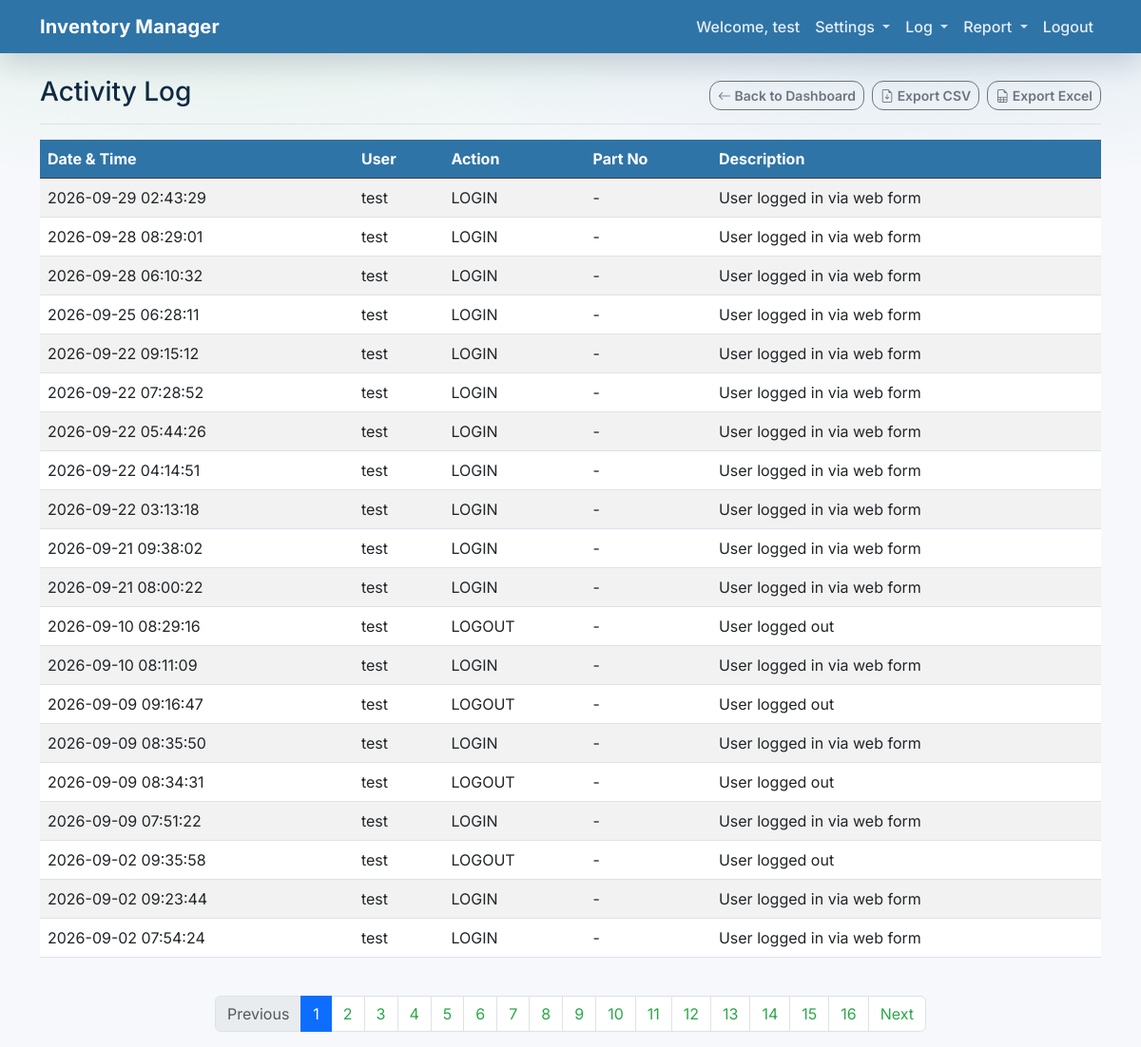
Before: /activity-log (signed in) with the older database file.
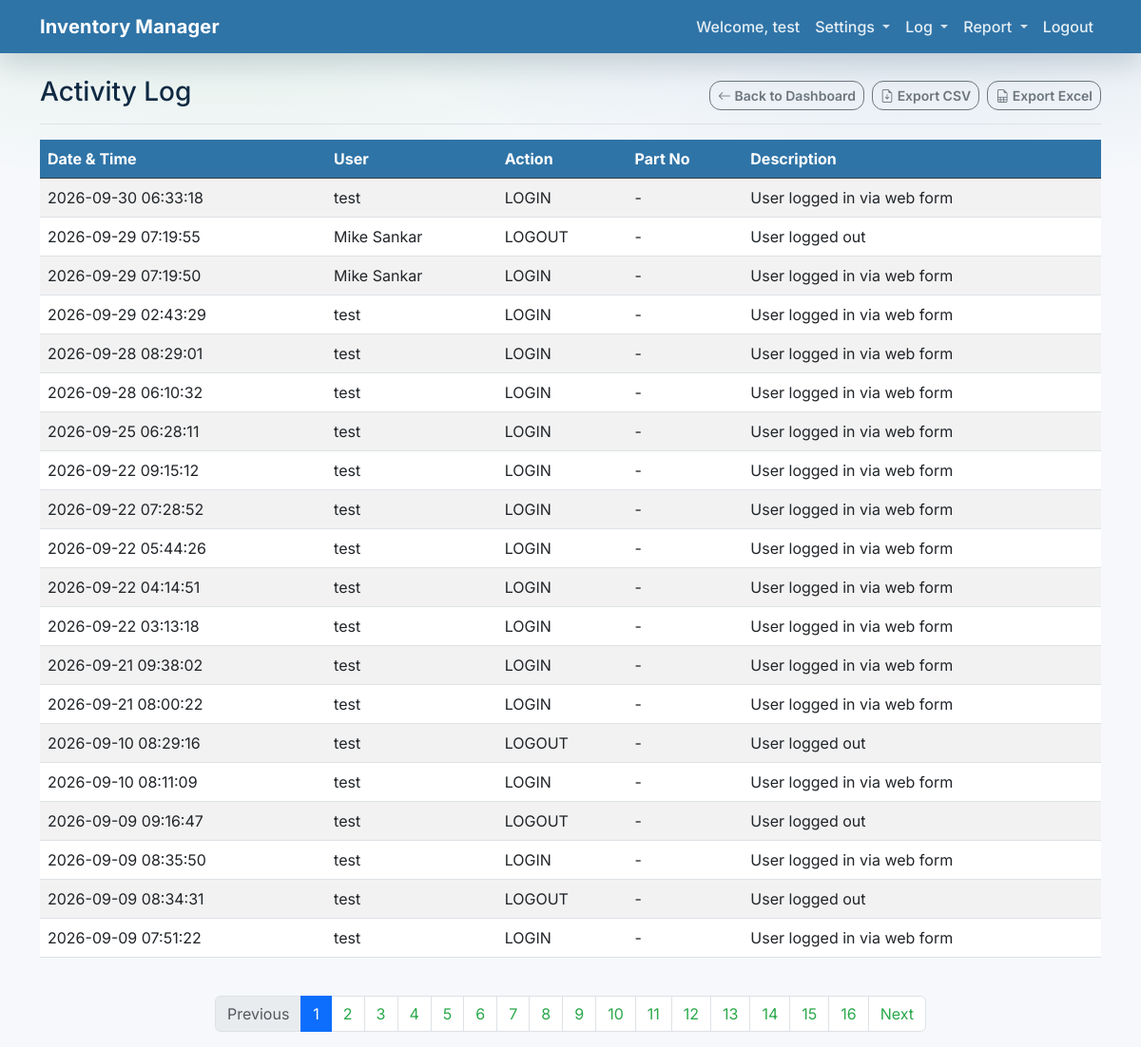
After: the same page with the newer database file.
### app/models.py (models this page shows)
class User(Base):
    __tablename__ = "users"
    id = Column(Integer, primary_key=True, index=True)
    email = Column(String, unique=True, index=True)
    hashed_password = Column(String)
    full_name = Column(String, nullable=True)
    is_active = Column(Boolean, default=True)
    is_admin = Column(Boolean, default=False)

class ActivityLog(Base):
    __tablename__ = "activity_logs"
    id = Column(Integer, primary_key=True, index=True)
    user_id = Column(Integer, ForeignKey("users.id"), nullable=True)
    action = Column(String, index=True)
    part_id = Column(Integer, ForeignKey("sku_parts.id"), nullable=True)
    description = Column(String, nullable=True)
    created_at = Column(DateTime(timezone=True), server_default=func.now())
    user = relationship("User")
    part = relationship("SkuPart")

### app/main.py (the view)
@app.get("/activity-log", response_class=HTMLResponse)
async def activity_log(
    request: Request,
    page: int = 1,
    limit: int = 20,
    db: Session = Depends(get_db),
):
    user = await auth.get_current_user_from_cookie(request, db)
    if not user:
        return RedirectResponse(url="/login?session_expired=true")
    skip = (page - 1) * limit
    logs, total_count = crud.get_activity_logs(db, skip=skip, limit=limit)
    total_pages = (total_count + limit - 1) // limit
    return templates.TemplateResponse(
        request,
        "activity_log.html",
        {
            "request": request,
            "user": user,
            "logs": logs,
            "page": page,
            "limit": limit,
            "total_pages": total_pages,
            "total_count": total_count,
        },
    )

### app/templates/activity_log.html (shortened to what this page needs)
{% extends "base.html" %}
{% block content %}
<div class="d-flex justify-content-between flex-wrap flex-md-nowrap align-items-center pb-2 mb-3 border-bottom">
    <h2 class="h3">Activity Log</h2>
    <div class="btn-toolbar mb-2 mb-md-0 gap-2">
        <a href="/" class="btn btn-outline-secondary btn-sm">
            <i class="bi bi-arrow-left"></i> Back to Dashboard
        </a>
        <a href="/export/activity-log.csv" class="btn btn-sm btn-outline-secondary">
            <i class="bi bi-file-earmark-arrow-down"></i> Export CSV
        </a>
        <a href="/export/activity-log.xlsx" class="btn btn-sm btn-outline-secondary">
            <i class="bi bi-file-earmark-spreadsheet"></i> Export Excel
        </a>
    </div>
</div>
<div class="table-responsive">
    <table class="table table-striped table-hover align-middle">
        <thead class="table-dark">
            <tr>
                <th scope="col">Date &amp; Time</th>
                <th scope="col">User</th>
                <th scope="col">Action</th>
                <th scope="col">Part No</th>
                <th scope="col">Description</th>
            </tr>
        </thead>
        <tbody>
            {% for log in logs %}
            <tr>
                <td>{{ log.created_at.strftime("%Y-%m-%d %H:%M:%S") if log.created_at else "" }}</td>
                <td>{{ log.user.full_name or log.user.email if log.user else "-" }}</td>
                <td>{{ log.action }}</td>
                <td>{{ log.part.sku if log.part else "-" }}</td>
                <td>{{ log.description or "" }}</td>
            </tr>
            {% else %}
            <tr>
                <td colspan="5" class="text-center py-4 text-muted">
                    No activity recorded yet.
                </td>
            </tr>
            {% endfor %}
        </tbody>
    </table>
</div>
<nav aria-label="Activity log pagination" class="mt-4">
    <ul class="pagination justify-content-center">
        <li class="page-item {% if page == 1 %}disabled{% endif %}">
            <a class="page-link" href="/activity-log?page={{ page - 1 }}&limit={{ limit }}">Previous</a>
        </li>
        {% for p in range(1, total_pages + 1) %}
        <li class="page-item {% if p == page %}active{% endif %}">
            <a class="page-link" href="/activity-log?page={{ p }}&limit={{ limit }}">{{ p }}</a>
        </li>
        {% endfor %}
        <li class="page-item {% if page == total_pages %}disabled{% endif %}">
            <a class="page-link" href="/activity-log?page={{ page + 1 }}&limit={{ limit }}">Next</a>
        </li>
    </ul>
</nav>
{% endblock %}

### app/templates/base.html (shortened to what this page needs)
<!DOCTYPE html>
<html lang="en">
<head>
    <link href="https://cdn.jsdelivr.net/npm/bootstrap@5.3.0/dist/css/bootstrap.min.css" rel="stylesheet">
    <link rel="stylesheet" href="https://cdn.jsdelivr.net/npm/bootstrap-icons@1.11.0/font/bootstrap-icons.css">
    <link rel="stylesheet" href="https://cdn.jsdelivr.net/npm/ag-grid-community/styles/ag-grid.css">
</head>
<body>
    {% block body_content %}
    <nav class="navbar navbar-expand-lg navbar-dark bg-primary mb-4">
        <div class="container">
            <a class="navbar-brand" href="/">Inventory Manager</a>
            <div class="collapse navbar-collapse" id="navbarNav">
                <ul class="navbar-nav ms-auto">
                    {% if user %}
                    <li class="nav-item">
                        <span class="nav-link text-white">Welcome, {{ user.full_name or user.email }}</span>
                    </li>
                    <li class="nav-item dropdown">
                        <a class="nav-link dropdown-toggle" href="#" id="settingsDropdown" role="button" data-bs-toggle="dropdown" aria-expanded="false">
                            Settings
                        </a>
                    </li>
                    <li class="nav-item dropdown">
                        <a class="nav-link dropdown-toggle" href="#" id="logDropdown" role="button" data-bs-toggle="dropdown" aria-expanded="false">
                            Log
                        </a>
                    </li>
                    <li class="nav-item dropdown">
                        <a class="nav-link dropdown-toggle" href="#" id="reportDropdown" role="button" data-bs-toggle="dropdown" aria-expanded="false">
                            Report
                        </a>
                    </li>
                    <li class="nav-item">
                        <a class="nav-link" href="/logout">Logout</a>
                    </li>
                    {% endif %}
                </ul>
            </div>
        </div>
    </nav>
    <div class="container">
        {% block content %}{% endblock %}
    </div>
    {% endblock %}
</body>
</html>

### app/templates/base.html (style rules this page uses)
:root { --bb-navy: #2f74a7; --bb-navy-hover: #275f88; --bb-teal: #2aa84a; --bb-teal-hover: #228a3d; --bb-bg: #f6f8fb; --bb-surface: #ffffff; --bb-border: #e6edf5; --bb-text: #102a43; --bb-muted: #6b7a90; --bs-primary: var(--bb-navy); --bs-link-color: var(--bb-teal); --bs-link-hover-color: var(--bb-teal-hover); --bs-body-font-family: Inter, system-ui, -apple-system, "Segoe UI", Roboto, "Helvetica Neue", Arial, "Noto Sans", "Liberation Sans", sans-serif; }
body { background: radial-gradient(900px 300px at 20% 0%, rgba(42, 168, 74, 0.10), rgba(42, 168, 74, 0.0) 65%), radial-gradient(900px 300px at 80% 0%, rgba(47, 116, 167, 0.12), rgba(47, 116, 167, 0.0) 65%), var(--bb-bg); color: var(--bb-text); }
.navbar.bg-primary { background-color: var(--bb-navy) !important; box-shadow: 0 10px 30px rgba(16, 42, 67, 0.18); }
.navbar-brand { font-weight: 700; letter-spacing: 0.2px; }
.nav-link { font-weight: 500; }
.navbar .nav-link { color: rgba(255, 255, 255, 0.88) !important; }
.navbar .dropdown-toggle::after { opacity: 0.9; }
.btn { border-radius: 12px; font-weight: 600; }
.table-dark { --bs-table-bg: var(--bb-navy); --bs-table-striped-bg: rgba(255, 255, 255, 0.04); --bs-table-striped-color: #ffffff; --bs-table-color: #ffffff; }

Changed rows visible on the page:
no longer on this page (row unchanged): ActivityLog: created_at "2026-09-02 09:35:58", user "test", action "LOGOUT", part "-", description "User logged out"
no longer on this page (row unchanged): ActivityLog: created_at "2026-09-02 09:23:44", user "test", action "LOGIN", part "-", description "User logged in via web form"
no longer on this page (row unchanged): ActivityLog: created_at "2026-09-02 07:54:24", user "test", action "LOGIN", part "-", description "User logged in via web form"
added ActivityLog: created_at "2026-09-30 06:33:18", user "test", action "LOGIN", part "-", description "User logged in via web form"
added ActivityLog: created_at "2026-09-29 07:19:55", user "Mike Sankar", action "LOGOUT", part "-", description "User logged out"
added ActivityLog: created_at "2026-09-29 07:19:50", user "Mike Sankar", action "LOGIN", part "-", description "User logged in via web form"
